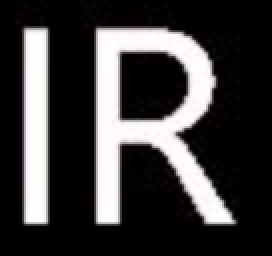
#> input picture IR.jpg, 136 x 128 px (shown 2 times larger)
$ python hio_example.py
#> lines starting #> are read from the running program, lines starting #| are printed output that depends on the picture; after the words box and inside, x2 and y2 are one past the last pixel; in counts of white or black regions, pixels touching at a corner belong together
### hio.py
# PHYSICAL REVIEW B 76, 064113 (2007)

import numpy as np
import DiffErr


def HIO(rho_p_nm1, rho_nm1, support, beta, measured_amplitude, ROI, option):
    # rho_p_nm1為上一次跌代完後還未加入support限制的Rspace
    # rho_nm1為上一次做完support constraints的結果，也就是上上次的跌代結果做完support限制
    # support為TrueFalse矩陣
    # beta為定值，用在loose support外做限制
    # measured_amplitude為實驗數據，已做完dopatch
    # ROI為做完dopatch後的ROI，為TrueFalse矩陣

    measured_amp = np.copy(measured_amplitude)
    measured_amp[ROI==False] = 0

    #eq(2) support constraints
    inv_supp = np.invert(support)
    rho_n_outSupport = (rho_nm1-beta*rho_p_nm1)*inv_supp
    rho_n_inSupport = rho_p_nm1*support
    rho_n = rho_n_outSupport + rho_n_inSupport

    #eq(2) real space constraints (real>=0)
    if option == "real" :
        negtive_real_space = np.real(rho_n_inSupport)<0
        non_negtive_real_space = np.invert(negtive_real_space)
        rho_n_negtive_real_space = (rho_nm1-beta*rho_p_nm1)*negtive_real_space
        rho_n_non_negtive_real_space = rho_n_inSupport*non_negtive_real_space
        rho_n_inSupport_p = rho_n_negtive_real_space + rho_n_non_negtive_real_space
        rho_n = rho_n_outSupport + rho_n_inSupport_p

    #eq(2) real space constraints (image>=0)
    if option == "image" :
        negtive_image_space = np.imag(rho_n_inSupport)<0
        non_negtive_image_space = np.invert(negtive_image_space)
        rho_n_negtive_image_space = (rho_nm1-beta*rho_p_nm1)*negtive_image_space
        rho_n_non_negtive_image_space = rho_n_inSupport*non_negtive_image_space
        rho_n_inSupport_p = rho_n_negtive_image_space + rho_n_non_negtive_image_space
        rho_n = rho_n_outSupport + rho_n_inSupport_p

    #eq(2) real space constraints (image>=0 && real>=0)
    if option == "both" :
        negtive_real_space = np.real(rho_n_inSupport)<0
        negtive_image_space = np.imag(rho_n_inSupport)<0
        negtive_space = negtive_real_space + negtive_image_space
        negtive_space = negtive_space>0
        non_negtive_space = np.invert(negtive_space)
        rho_n_negtive_space = (rho_nm1-beta*rho_p_nm1)*negtive_space
        rho_n_non_negtive_space = rho_n_inSupport*non_negtive_space
        rho_n_inSupport_p = rho_n_negtive_space + rho_n_non_negtive_space
        rho_n = rho_n_outSupport + rho_n_inSupport_p


    #eq(1) gain the new phase information and apply to measured amplitude
    inv_ROI = np.invert(ROI)
    G_n = np.fft.fftshift(np.fft.fft2(np.fft.ifftshift(rho_n))) #將上次的結果fft得到新的相位猜測
    phase = np.angle(G_n) #取出F的相位資訊
    G_p_n_outROI = G_n*inv_ROI
    G_p_n_inROI = measured_amp* np.exp(1j*phase)*ROI #將ROI區的相位套上measured amplitude，其餘地方放著不動
    G_p_n = G_p_n_outROI + G_p_n_inROI

    #ifft(G_p_n) to get a new real space for next iteration
    rho_p_n = np.fft.fftshift(np.fft.ifft2(np.fft.ifftshift(G_p_n))) #將G_p做ifft得到新的real space

    #eq(4) calculate diffraction error
    G_p_n_amp = np.absolute(G_p_n)

    diff_err = DiffErr.DiffErr(G_p_n_amp*ROI,measured_amp*ROI) #計算diffraction error

    return rho_p_n,rho_n,diff_err


### DiffErr.py
import numpy as np

def DiffErr(amplitude, measured_amplitude):
    diff_err = np.nansum(np.absolute(amplitude - measured_amplitude))/np.nansum(measured_amplitude)
    return diff_err

### hio_example.py
import numpy as np
import matplotlib.pyplot as plt
import Error_Reduction
from PIL import Image
import hio
import time

#做一個IR sample
img = Image.open('IR.jpg')
#> img is the input picture: PIL image 136x128 RGB; mean R, G, B 61.8, 60.4, 61
Object = img.convert('L')

Object_size = np.shape(Object)
#> Object_size = (128, 136)
support = np.full((5*Object_size[0], 5*Object_size[1]), False)
support_size = np.shape(support)
#> support_size = (640, 680)
s0 = round(support_size[0]/2)-round(Object_size[0]/2)
#> s0 = 256
s1 = round(support_size[1]/2)-round(Object_size[1]/2)
#> s1 = 272
support[s0:s0+Object_size[0], s1:s1+Object_size[1]] = True

R = np.zeros(np.shape(support))
R[s0:s0+Object_size[0], s1:s1+Object_size[1]] = Object
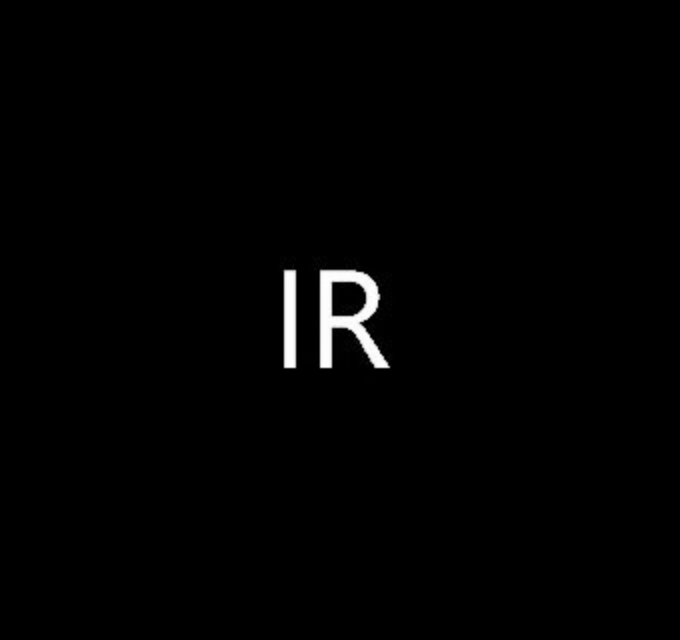
#> R: shape (640, 680) float64; min 0, max 255, mean 2.4
plt.figure()
plt.imshow(R)
plt.title("Object")

amplitude = np.abs(np.fft.fftshift(np.fft.fft2(np.fft.ifftshift(R))))
ROI = np.full((5*Object_size[0], 5*Object_size[1]), True)

#做初始參數
random_Phase = np.random.uniform((-1)*np.pi,np.pi,np.shape(amplitude)) #做一組隨機相位
G_init = amplitude* np.exp(1j*random_Phase)
rho_p_init = np.fft.fftshift(np.fft.ifft2(np.fft.ifftshift(G_init)))
plt.figure()
plt.imshow(np.real(rho_p_init))
plt.title("rho_p_init")

#=========================== 做alternative_hio ================================
last_rho_init = np.zeros(np.shape(support)) #先隨便做一個初始值給第一次的support constrain用

st = time.time()
for iter in range(5):
    new_rho_p,new_rho,diff_err = hio.HIO(rho_p_init, last_rho_init, support, 0.9, amplitude, ROI, 'both')
    rho_p_init = np.copy(new_rho_p) #這一次hio跑完未做support constrain的
    last_rho_init = np.copy(new_rho) #上一次的R_hio做完support constrain的
    print(iter)
#> this loop made 5 passes
#> diff_err on passes 1 to 5: 5.3e-17, 5.51e-17, 5.54e-17, 5.59e-17, 5.5e-17
#> pass 1, in HIO, `inv_supp = np.invert(support)`:
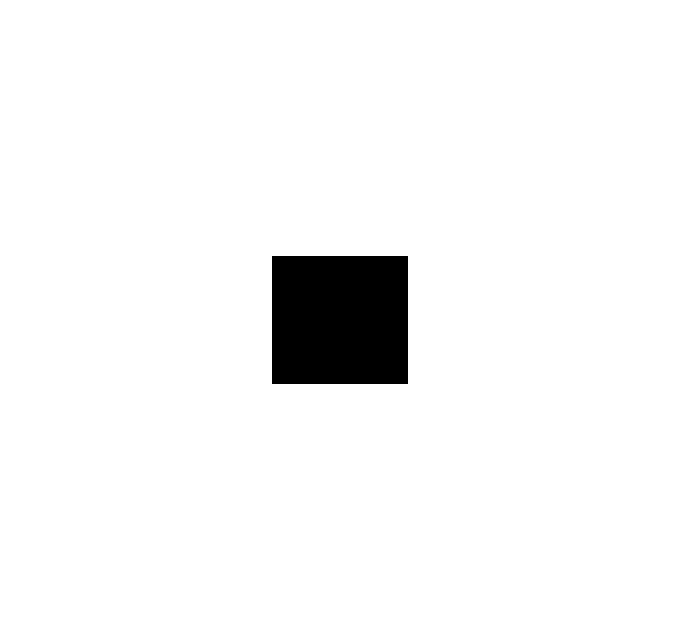
#> inv_supp: shape (640, 680) bool; 96% white; 1 black region, box (x1, y1, x2, y2) and area: (272, 256, 408, 384) 17408
#> pass 1, in HIO, `negtive_real_space = np.real(rho_n_inSupport)<0`:
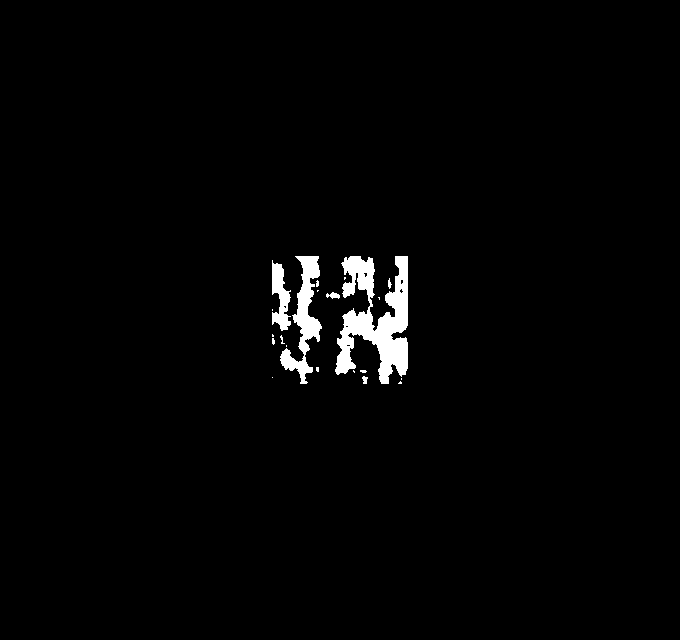
#> negtive_real_space: shape (640, 680) bool; 1.8% white; 21 white regions (15 under 20 px), largest, box (x1, y1, x2, y2) and area: (335, 256, 408, 384) 4864, (280, 256, 322, 384) 1919, (272, 260, 291, 331) 777, (326, 292, 340, 299) 60, (362, 376, 368, 384) 33, (388, 278, 392, 289) 25
#> pass 1, in HIO, `negtive_image_space = np.imag(rho_n_inSupport)<0`:
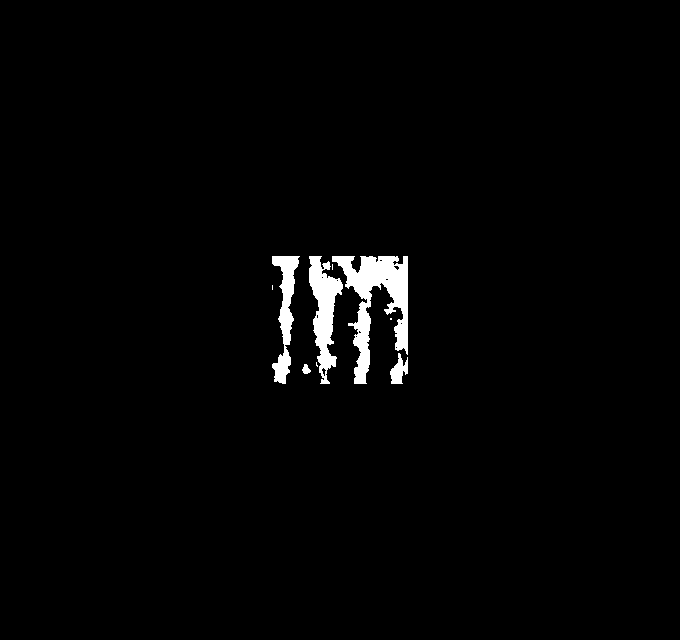
#> negtive_image_space: shape (640, 680) bool; 1.8% white; 9 white regions (4 under 20 px), largest, box (x1, y1, x2, y2) and area: (332, 256, 408, 384) 3926, (309, 256, 343, 384) 2134, (272, 256, 300, 384) 1530, (390, 353, 408, 384) 317, (302, 364, 311, 374) 58
#> pass 1, in HIO, `negtive_space = negtive_real_space + negtive_image_space`:
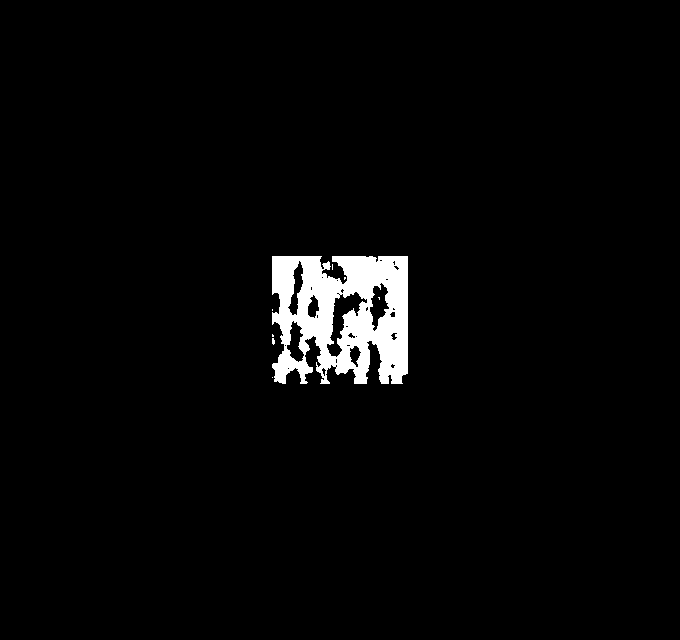
#> negtive_space: shape (640, 680) bool; 2.9% white; 8 white regions (7 under 20 px), largest, box (x1, y1, x2, y2) and area: (272, 256, 408, 384) 12386
ed = time.time()

print(diff_err)
#| 5.499549688482262e-17
print(ed-st)
plt.figure()
plt.imshow(np.real(new_rho_p))
plt.title("new_rho_p  errF:"+str(diff_err))
plt.show()
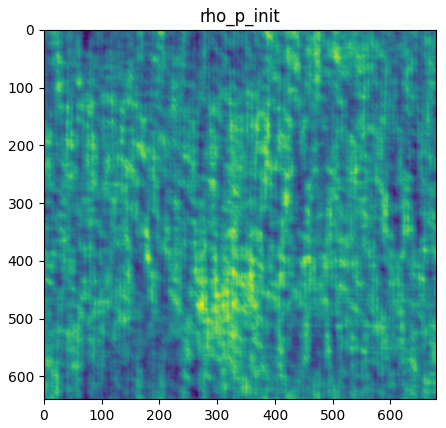
#> figure drawn by matplotlib, 1 panel
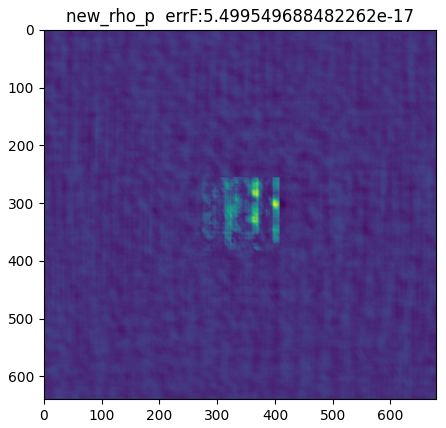
#> figure drawn by matplotlib, 1 panel
